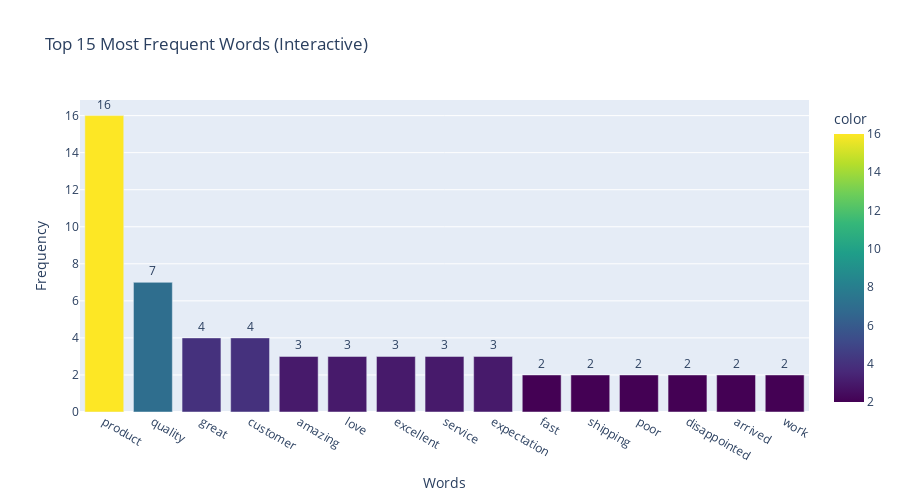
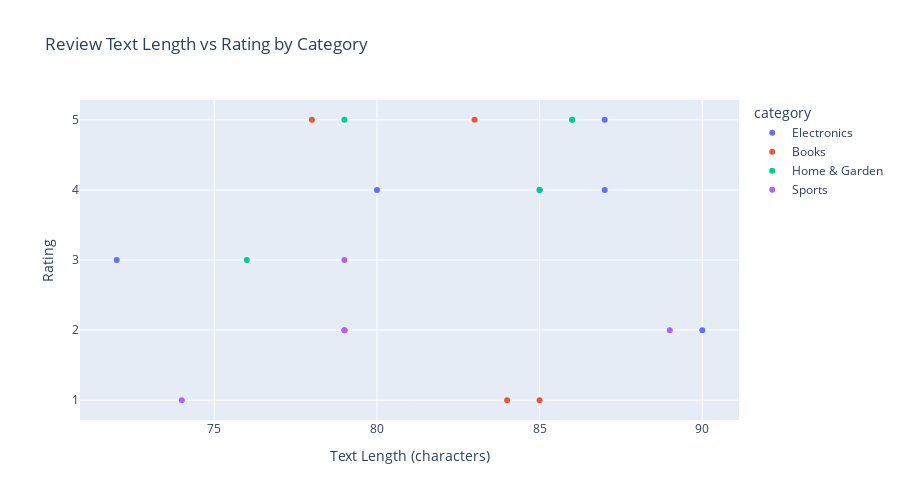

Here is the notebook cell these charts were saved with, in order:
### Markdown cell above
## Step 10: Interactive Visualization with Plotly

Let's create interactive visualizations using Plotly.

### Code cell
# Interactive bar chart of word frequencies
fig = px.bar(x=top_words, y=top_freqs, 
             title='Top 15 Most Frequent Words (Interactive)',
             labels={'x': 'Words', 'y': 'Frequency'},
             color=top_freqs,
             color_continuous_scale='viridis')

fig.update_layout(showlegend=False, height=500)
fig.update_traces(texttemplate='%{y}', textposition='outside')
fig.show()

# Interactive scatter plot of text length vs rating
fig2 = px.scatter(df, x='text_length', y='rating', 
                  color='category',
                  title='Review Text Length vs Rating by Category',
                  labels={'text_length': 'Text Length (characters)', 'rating': 'Rating'},
                  hover_data=['word_count', 'token_count'])

fig2.update_layout(height=500)
fig2.show()

### Figure 1 — Plotly figure (JSON) as saved in the notebook; plotly's stock layout.template omitted (floating-point values rounded to 4 significant figures)
{"data": [{"alignmentgroup": "True", "hovertemplate": "Words=%{x}<br>Frequency=%{y}<br>color=%{marker.color}<extra></extra>", "legendgroup": "", "marker": {"color": [16, 7, 4, 4, 3, 3, 3, 3, 3, 2, 2, 2, 2, 2, 2], "coloraxis": "coloraxis", "pattern": {"shape": ""}}, "name": "", "offsetgroup": "", "orientation": "v", "showlegend": false, "textposition": "outside", "texttemplate": "%{y}", "type": "bar", "x": ["product", "quality", "great", "customer", "amazing", "love", "excellent", "service", "expectation", "fast", "shipping", "poor", "disappointed", "arrived", "work"], "xaxis": "x", "y": [16, 7, 4, 4, 3, 3, 3, 3, 3, 2, 2, 2, 2, 2, 2], "yaxis": "y"}], "layout": {"barmode": "relative", "coloraxis": {"colorbar": {"title": {"text": "color"}}, "colorscale": [[0, "#440154"], [0.1111, "#482878"], [0.2222, "#3e4989"], [0.3333, "#31688e"], [0.4444, "#26828e"], [0.5556, "#1f9e89"], [0.6667, "#35b779"], [0.7778, "#6ece58"], [0.8889, "#b5de2b"], [1, "#fde725"]]}, "height": 500, "legend": {"tracegroupgap": 0}, "showlegend": false, "title": {"text": "Top 15 Most Frequent Words (Interactive)"}, "xaxis": {"anchor": "y", "domain": [0, 1], "title": {"text": "Words"}}, "yaxis": {"anchor": "x", "domain": [0, 1], "title": {"text": "Frequency"}}}}

### Figure 2 — Plotly figure (JSON) as saved in the notebook; plotly's stock layout.template omitted (floating-point values rounded to 4 significant figures)
{"data": [{"customdata": [[15, 9], [12, 7], [13, 8], [12, 7], [14, 7], [13, 8]], "hovertemplate": "category=Electronics<br>Text Length (characters)=%{x}<br>Rating=%{y}<br>word_count=%{customdata[0]}<br>token_count=%{customdata[1]}<extra></extra>", "legendgroup": "Electronics", "marker": {"color": "#636efa", "symbol": "circle"}, "mode": "markers", "name": "Electronics", "orientation": "v", "showlegend": true, "type": "scatter", "x": [87, 72, 85, 90, 87, 80], "xaxis": "x", "y": [5, 3, 4, 2, 4, 4], "yaxis": "y"}, {"customdata": [[12, 8], [10, 7], [13, 9], [10, 9], [12, 6]], "hovertemplate": "category=Books<br>Text Length (characters)=%{x}<br>Rating=%{y}<br>word_count=%{customdata[0]}<br>token_count=%{customdata[1]}<extra></extra>", "legendgroup": "Books", "marker": {"color": "#EF553B", "symbol": "circle"}, "mode": "markers", "name": "Books", "orientation": "v", "showlegend": true, "type": "scatter", "x": [84, 83, 78, 85, 79], "xaxis": "x", "y": [1, 5, 5, 1, 2], "yaxis": "y"}, {"customdata": [[13, 9], [12, 8], [11, 8], [10, 9], [10, 8]], "hovertemplate": "category=Home & Garden<br>Text Length (characters)=%{x}<br>Rating=%{y}<br>word_count=%{customdata[0]}<br>token_count=%{customdata[1]}<extra></extra>", "legendgroup": "Home & Garden", "marker": {"color": "#00cc96", "symbol": "circle"}, "mode": "markers", "name": "Home & Garden", "orientation": "v", "showlegend": true, "type": "scatter", "x": [85, 76, 86, 79, 86], "xaxis": "x", "y": [4, 3, 5, 5, 5], "yaxis": "y"}, {"customdata": [[12, 8], [12, 9], [12, 8], [12, 8]], "hovertemplate": "category=Sports<br>Text Length (characters)=%{x}<br>Rating=%{y}<br>word_count=%{customdata[0]}<br>token_count=%{customdata[1]}<extra></extra>", "legendgroup": "Sports", "marker": {"color": "#ab63fa", "symbol": "circle"}, "mode": "markers", "name": "Sports", "orientation": "v", "showlegend": true, "type": "scatter", "x": [74, 89, 79, 79], "xaxis": "x", "y": [1, 2, 3, 2], "yaxis": "y"}], "layout": {"height": 500, "legend": {"title": {"text": "category"}, "tracegroupgap": 0}, "title": {"text": "Review Text Length vs Rating by Category"}, "xaxis": {"anchor": "y", "domain": [0, 1], "title": {"text": "Text Length (characters)"}}, "yaxis": {"anchor": "x", "domain": [0, 1], "title": {"text": "Rating"}}}}
